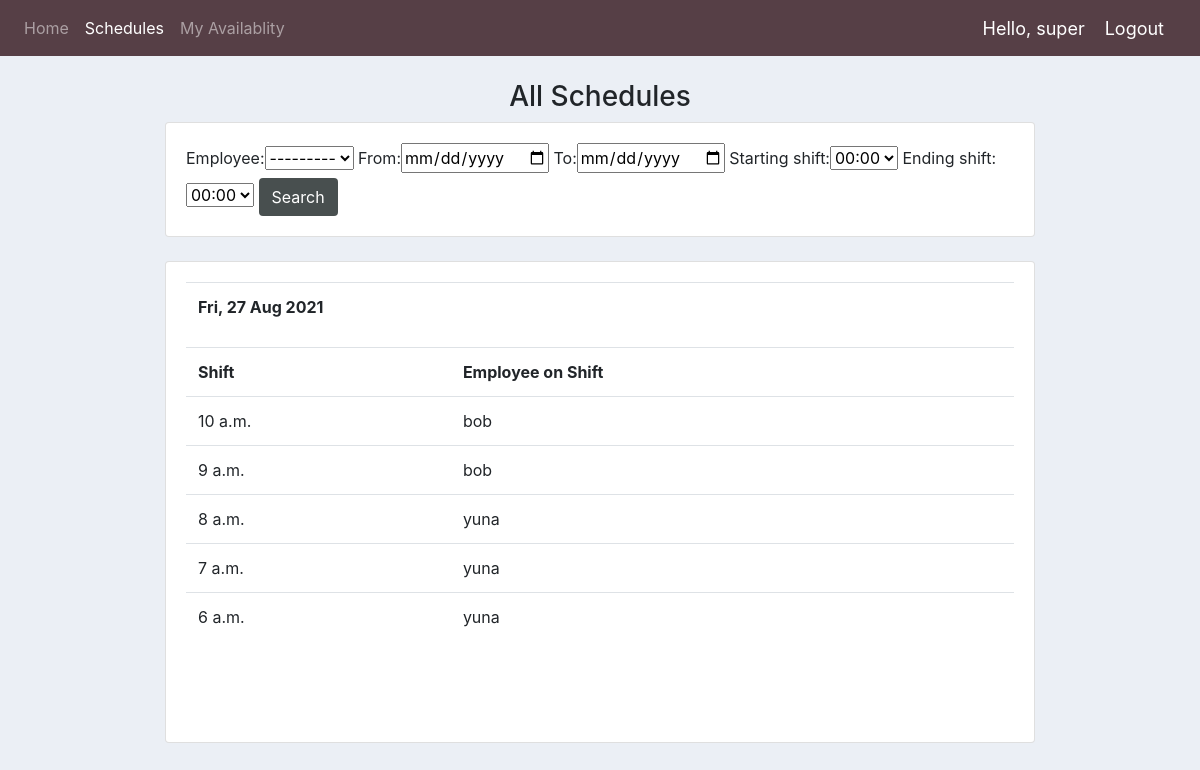
The page /account/view_schedules/ (signed in) on the database its author committed.
### account/models.py (models this page shows, shortened)
class Schedule(models.Model):
    date = models.DateField()
    shift = models.TimeField(default=dt.time(00, 00), auto_now=False, auto_now_add=False)
    employee = models.ForeignKey(User, null = True, on_delete=models.CASCADE)
    rank = models.PositiveIntegerField(default=0)
    class Meta:
        unique_together = ("date", "shift")

### account/views.py (the view)
# urls.py: path('view_schedules/', views.viewSchedules, name="view_schedules"),
@login_required(login_url='login')
def viewSchedules(request):
    schedule = Schedule.objects.order_by('-date','-shift')
    myFilter = ScheduleFilter(request.GET, queryset=schedule)
    schedule = myFilter.qs
    schedule_date_list = []
    for i in schedule:
        if i.date not in schedule_date_list:
            schedule_date_list.append(i.date)
    context = {'schedule':schedule, 'schedule_date_list':schedule_date_list, 'myFilter': myFilter}
    return render(request, 'account/viewSchedule.html', context)

### account/templates/account/viewSchedule.html
{%  extends 'account/index.html' %}
{% block content %}
<br>
<h3>All Schedules</h3>
<div class="row justify-content-center">
    <div class="col-lg-9">
        <div class="card card-body">
            <form method="get">
                {{myFilter.form}}
                <button class="btn" style='background: #484f4f; color: white;' type="submit">Search</button>
            </form>
        </div>
    </div>
</div>
<br>
<div class="row justify-content-center">
    <div class="col-lg-9">
        <div class="card card-body">
            <div style="overflow: auto; height: 55vh;">
                {% if schedule_date_list|length > 0 %}
                    {% for d in schedule_date_list %}
                        <table class="table">
                            <tr>
                                <th>{{d|date:"D, j M Y"}}</th>
                            </tr>
                            <table class="table">
                                <tr>
                                    <th>Shift</th>
                                    <th>Employee on Shift</th>
                                </tr>
                                {% for i in schedule %}
                                {% if i.date == d %}
                                    <tr>
                                        <td>{{i.shift}}</td>
                                        <td>{{i.employee}}</td>
                                    </tr>
                                    {% endif %}
                                {% endfor %}
                            </table>
                        </table>
                    {% endfor %}
                {% else %}
                        <p>No Schedule available yet</p>
                {% endif %}
            </div>
        </div>
    </div>
</div>
{% endblock %}

### account/templates/account/navbar.html (shortened to what this page needs)
{% load static %}
{% url 'index' as index %}
{% url 'myavailability' as myavailability %}
{% url 'view_schedules' as view_schedules %}
<nav class="navbar navbar-expand-lg navbar-dark">
   <div class="collapse navbar-collapse" id="navbarNav">
     <ul class="navbar-nav">
       <li class="nav-item {% if request.path == index %} active {%endif%}">
        <a class="nav-link" href="{% url 'index' %}">Home</a>
       </li>
       <li class="nav-item {% if request.path == view_schedules %} active {%endif%}">
        <a class="nav-link" href="{% url 'view_schedules' %}">Schedules</a>
       </li>
       <li class="nav-item {% if request.path == myavailability %} active {%endif%}">
        <a class="nav-link" href="{% url 'myavailability' %}">My Availablity</a>
       </li>
     </ul>
   </div>
   <span class="hello-msg">Hello, {{request.user}}</span>
   <span ><a class="hello-msg logout" href="{% url 'logout' %}">Logout</a></span>
 </nav>

### account/static/account/css/main.css (style rules this page uses)
body { background-color: #ebeff5; }
h3 { text-align: center; }
.active { color: white; }

### account/templates/account/navbar.html (style rules this page uses)
.hello-msg { font-size: 18px; color: #fff; margin-right: 20px; }
.navbar { background: #563f46 ; }

### rows shown on the page
Schedule: schedule_date_list "Fri, 27 Aug 2021", shift "10 a.m.", employee "bob"
Schedule: shift "9 a.m.", employee "bob"
Schedule: shift "8 a.m.", employee "yuna"
Schedule: shift "7 a.m.", employee "yuna"
Schedule: shift "6 a.m.", employee "yuna"

### other values the page prints
{{ request.user }} "super"
